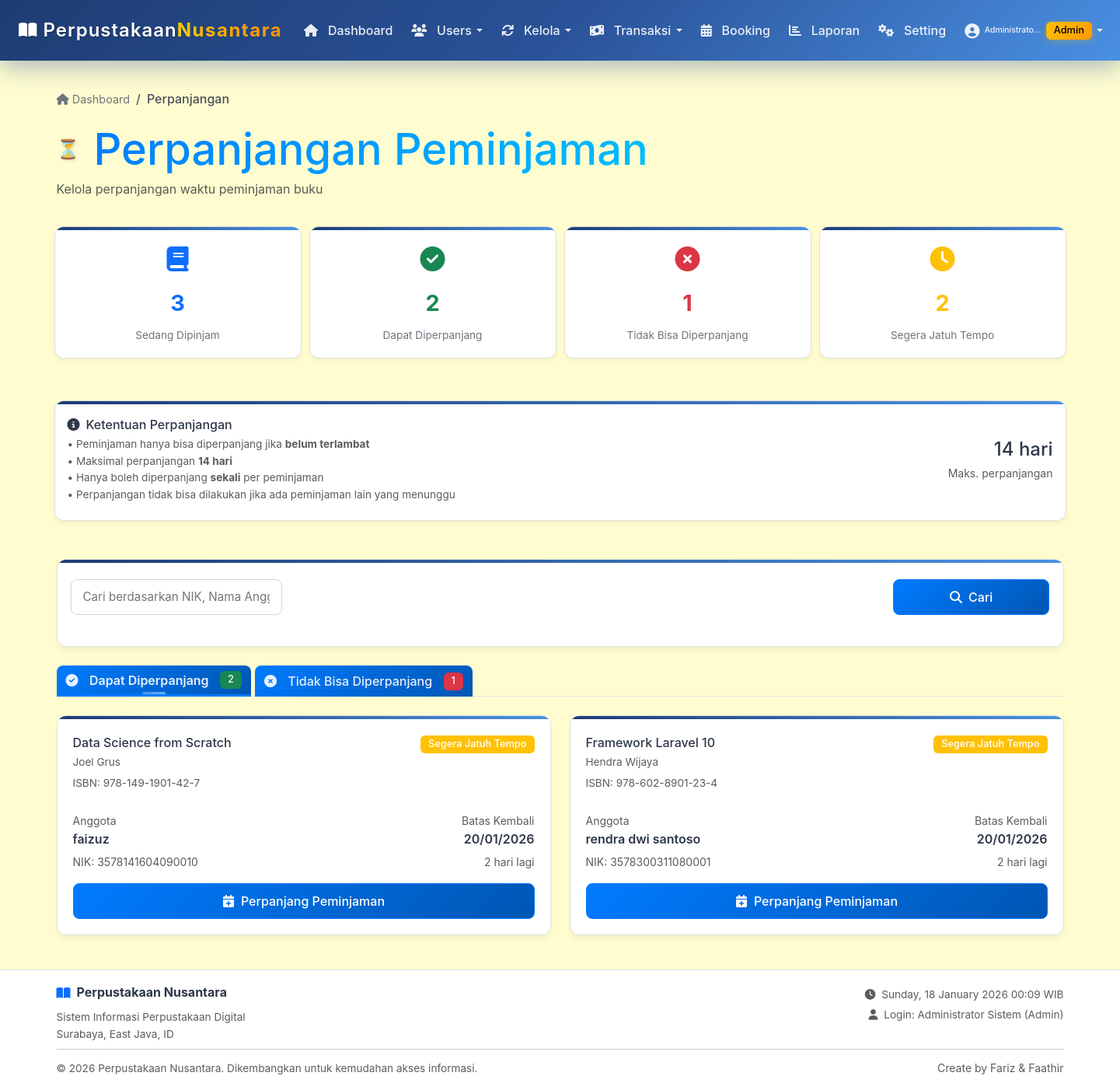
The app's page /admin/transaksi/perpanjangan.php (signed in) with its own data.
### tables this page shows
CREATE TABLE `peminjaman` (
  `id_peminjaman` int(11) NOT NULL,
  `nik` varchar(20) NOT NULL,
  `isbn` varchar(20) NOT NULL,
  `tanggal_pinjam` date NOT NULL,
  `tanggal_kembali` date NOT NULL,
  `status` enum('dipinjam','dikembalikan') DEFAULT 'dipinjam',
  `created_at` timestamp NOT NULL DEFAULT current_timestamp()
);

CREATE TABLE `buku` (
  `isbn` varchar(20) NOT NULL,
  `judul` varchar(100) NOT NULL,
  `pengarang` varchar(50) NOT NULL,
  `id_penerbit` int(11) DEFAULT NULL,
  `id_rak` int(11) DEFAULT NULL,
  `tahun_terbit` int(4) NOT NULL,
  `stok_total` int(11) DEFAULT 0,
  `stok_tersedia` int(11) DEFAULT 0,
  `status` varchar(20) DEFAULT 'tersedia',
  `created_at` timestamp NOT NULL DEFAULT current_timestamp()
);

CREATE TABLE `anggota` (
  `nik` varchar(20) NOT NULL,
  `nama` varchar(100) NOT NULL,
  `no_hp` varchar(15) DEFAULT NULL,
  `alamat` text NOT NULL,
  `created_at` timestamp NOT NULL DEFAULT current_timestamp(),
  `user_id` int(11) DEFAULT NULL
);

### includes/functions.php (called while the page is built, shortened)
<?php
if (!function_exists('formatTanggal')) {
    function formatTanggal($date, $format = 'd/m/Y') {
        return date($format, strtotime($date));
    }
}
?>

### admin/transaksi/perpanjangan.php (the view, shortened to what this page needs)
<?php
require_once '../../includes/functions.php';
include '../../config/database.php';
$whereClause = "WHERE p.status = 'dipinjam'";
$params = [];
$max_days = (int)$conn->query("SELECT setting_value FROM pengaturan WHERE setting_key = 'max_pinjam_hari'")->fetchColumn() ?: 14;
$query = "
    SELECT p.*, a.nama, a.nik, b.judul, b.pengarang, b.isbn,
           DATEDIFF(CURDATE(), p.tanggal_kembali) as hari_terlambat,
           CASE
               WHEN CURDATE() > p.tanggal_kembali THEN (DATEDIFF(CURDATE(), p.tanggal_kembali) * 1000)
               ELSE 0
           END as estimasi_denda,
           CASE
               WHEN DATEDIFF(p.tanggal_kembali, CURDATE()) <= 3 THEN 'segera_jatuh_tempo'
               ELSE 'normal'
           END as status_jatuh_tempo
    FROM peminjaman p
    JOIN anggota a ON p.nik = a.nik
    JOIN buku b ON p.isbn = b.isbn
    $whereClause
    ORDER BY p.tanggal_kembali ASC
";
$stmt = $conn->prepare($query);
$stmt->execute($params);
$peminjaman_list = $stmt->fetchAll();
$can_extend = array_filter($peminjaman_list, function($row) {
    return $row['hari_terlambat'] <= 0;
});
$cannot_extend = array_filter($peminjaman_list, function($row) {
    return $row['hari_terlambat'] > 0;
});
$stats = [
    'total_active' => count($peminjaman_list),
    'can_extend' => count($can_extend),
    'cannot_extend' => count($cannot_extend),
    'due_soon' => count(array_filter($peminjaman_list, function($row) {
        return $row['status_jatuh_tempo'] === 'segera_jatuh_tempo' && $row['hari_terlambat'] <= 0;
    })),
    'max_extension_days' => $max_days
];
include '../../includes/header.php';
?>
<div class="container py-4">
    <div class="d-flex justify-content-between align-items-center mb-4">
        <div>
            <nav aria-label="breadcrumb">
                <ol class="breadcrumb">
                    <li class="breadcrumb-item">
                        <a href="../dashboard.php"><i class="fas fa-home"></i> Dashboard</a>
                    </li>
                    <li class="breadcrumb-item active">Perpanjangan</li>
                </ol>
            </nav>
            <h1 class="h3 mb-0 title-container">
                <span class="logo-emoji">⏳</span>
                <span class="title-gradient">Perpanjangan Peminjaman</span>
            </h1>
            <p class="text-muted mb-0">Kelola perpanjangan waktu peminjaman buku</p>
        </div>
    </div>
    <div class="row g-3 mb-4">
        <div class="col-md-3">
            <div class="modern-card text-center p-3">
                <div class="stat-icon mb-2">
                    <i class="fas fa-book text-primary"></i>
                </div>
                <div class="stat-number text-primary"><?= $stats['total_active'] ?></div>
                <small class="stat-label">Sedang Dipinjam</small>
            </div>
        </div>
        <div class="col-md-3">
            <div class="modern-card text-center p-3">
                <div class="stat-icon mb-2">
                    <i class="fas fa-check-circle text-success"></i>
                </div>
                <div class="stat-number text-success"><?= $stats['can_extend'] ?></div>
                <small class="stat-label">Dapat Diperpanjang</small>
            </div>
        </div>
        <div class="col-md-3">
            <div class="modern-card text-center p-3">
                <div class="stat-icon mb-2">
                    <i class="fas fa-times-circle text-danger"></i>
                </div>
                <div class="stat-number text-danger"><?= $stats['cannot_extend'] ?></div>
                <small class="stat-label">Tidak Bisa Diperpanjang</small>
            </div>
        </div>
        <div class="col-md-3">
            <div class="modern-card text-center p-3">
                <div class="stat-icon mb-2">
                    <i class="fas fa-clock text-warning"></i>
                </div>
                <div class="stat-number text-warning"><?= $stats['due_soon'] ?></div>
                <small class="stat-label">Segera Jatuh Tempo</small>
            </div>
        </div>
    </div>
    <div class="row g-3 mb-4">
        <div class="col-md-12">
            <div class="modern-card p-3">
                <div class="d-flex justify-content-between align-items-center">
                    <div>
                        <h6 class="mb-1"><i class="fas fa-info-circle me-2"></i>Ketentuan Perpanjangan</h6>
                        <p class="mb-0 text-muted small">
                            • Peminjaman hanya bisa diperpanjang jika <strong>belum terlambat</strong><br>
                            • Maksimal perpanjangan <strong><?= $stats['max_extension_days'] ?> hari</strong><br>
                            • Hanya boleh diperpanjang <strong>sekali</strong> per peminjaman<br>
                            • Perpanjangan tidak bisa dilakukan jika ada peminjaman lain yang menunggu
                        </p>
                    </div>
                    <div class="text-end">
                        <div class="h4 mb-0"><?= $stats['max_extension_days'] ?> hari</div>
                        <small class="text-muted">Maks. perpanjangan</small>
                    </div>
                </div>
            </div>
        </div>
    </div>
    <div class="modern-card mb-4">
        <div class="card-body">
            <form method="GET" class="row g-3">
                <div class="col-md-10">
                    <input type="text" name="search" class="form-control-modern"
                           placeholder="Cari berdasarkan NIK, Nama Anggota, ISBN, atau Judul Buku..."
                           value="<?= htmlspecialchars($_GET['search'] ?? '') ?>">
                </div>
                <div class="col-md-2">
                    <button type="submit" class="btn btn-primary-modern w-100">
                        <i class="fas fa-search me-2"></i>Cari
                    </button>
                </div>
            </form>
        </div>
    </div>
    <ul class="nav nav-tabs modern-tabs mb-4" id="myTab" role="tablist">
        <li class="nav-item" role="presentation">
            <button class="nav-link active" id="can-extend-tab" data-bs-toggle="tab" data-bs-target="#can-extend" type="button" role="tab">
                <i class="fas fa-check-circle me-2"></i>Dapat Diperpanjang
                <span class="badge bg-success ms-2"><?= count($can_extend) ?></span>
            </button>
        </li>
        <li class="nav-item" role="presentation">
            <button class="nav-link" id="cannot-extend-tab" data-bs-toggle="tab" data-bs-target="#cannot-extend" type="button" role="tab">
                <i class="fas fa-times-circle me-2"></i>Tidak Bisa Diperpanjang
                <span class="badge bg-danger ms-2"><?= count($cannot_extend) ?></span>
            </button>
        </li>
    </ul>
    <div class="tab-content" id="myTabContent">
        <div class="tab-pane fade show active" id="can-extend" role="tabpanel">
            <?php if (!empty($can_extend)): ?>
                <div class="row g-4">
                    <?php foreach ($can_extend as $row): ?>
                        <div class="col-md-6">
                            <div class="modern-card">
                                <div class="card-body">
                                    <div class="d-flex justify-content-between align-items-start mb-3">
                                        <div>
                                            <h6 class="card-title mb-1"><?= htmlspecialchars($row['judul']) ?></h6>
                                            <p class="text-muted small mb-1"><?= htmlspecialchars($row['pengarang']) ?></p>
                                            <p class="text-muted small mb-0">ISBN: <?= htmlspecialchars($row['isbn']) ?></p>
                                        </div>
                                        <span class="badge <?= $row['status_jatuh_tempo'] === 'segera_jatuh_tempo' ? 'bg-warning' : 'bg-success' ?>">
                                            <?= $row['status_jatuh_tempo'] === 'segera_jatuh_tempo' ? 'Segera Jatuh Tempo' : 'Tepat Waktu' ?>
                                        </span>
                                    </div>
                                    <div class="row mb-3">
                                        <div class="col-6">
                                            <small class="text-muted">Anggota</small>
                                            <p class="mb-0 fw-semibold"><?= htmlspecialchars($row['nama']) ?></p>
                                            <small class="text-muted">NIK: <?= htmlspecialchars($row['nik']) ?></small>
                                        </div>
                                        <div class="col-6 text-end">
                                            <small class="text-muted">Batas Kembali</small>
                                            <p class="mb-0 fw-semibold"><?= formatTanggal($row['tanggal_kembali']) ?></p>
                                            <small class="text-muted">
                                                <?php
                                                $days_left = (strtotime($row['tanggal_kembali']) - strtotime(date('Y-m-d'))) / (60*60*24);
                                                echo $days_left > 0 ? $days_left . ' hari lagi' : 'Hari ini';
                                                ?>
                                            </small>
                                        </div>
                                    </div>
                                    <button type="button" class="btn btn-primary-modern w-100"
                                            onclick="openPerpanjangModal(<?= $row['id_peminjaman'] ?>, '<?= htmlspecialchars($row['judul']) ?>', '<?= htmlspecialchars($row['nama']) ?>', '<?= $row['tanggal_kembali'] ?>')">
                                        <i class="fas fa-calendar-plus me-2"></i>Perpanjang Peminjaman
                                    </button>
                                </div>
                            </div>
                        </div>
                    <?php endforeach; ?>
                </div>
            <?php endif; ?>
        </div>
    </div>
</div>
<?php include '../../includes/footer.php'; ?>

### assets/css/style.css (style rules this page uses)
:root { --primary-gradient: linear-gradient(135deg, #667eea 0%, #764ba2 100%); --secondary-gradient: linear-gradient(135deg, #f093fb 0%, #f5576c 100%); --success-gradient: linear-gradient(135deg, #4facfe 0%, #00f2fe 100%); --dark-bg: #1a1d29; --card-bg: #ffffff; --text-primary: #2d3748; --text-secondary: #718096; --border-color: #e2e8f0; --shadow-sm: 0 2px 4px rgba(0,0,0,0.05); --shadow-md: 0 4px 12px rgba(0,0,0,0.1); --shadow-lg: 0 8px 25px rgba(0,0,0,0.15); --border-radius: 16px; --transition: all 0.3s cubic-bezier(0.4, 0, 0.2, 1); }
* { margin: 0; padding: 0; box-sizing: border-box; }
html { height: 100%; }
body { font-family: 'Inter', sans-serif; background: #FFFDD0; color: var(--text-primary); line-height: 1.6; min-height: 100vh; display: flex; flex-direction: column; margin: 0; padding: 0; }
body > .container, #main-wrapper > .container { flex: 1 0 auto; width: 100%; padding-bottom: 2rem; }
.nav-item { display: flex; align-items: center; }
.nav-link { font-weight: 500; color: rgba(255, 255, 255, 0.9) !important; transition: var(--transition); position: relative; padding: 0.6rem 0.75rem !important; display: flex; align-items: center; gap: 0.4rem; line-height: 1; height: 40px; }
.nav-link i { font-size: 1rem; line-height: 1; }
.nav-link.active::after { content: ''; position: absolute; bottom: 0; left: 50%; transform: translateX(-50%); width: 30px; height: 3px; background: linear-gradient(135deg, #4A90E2 0%, #64B5F6 100%); border-radius: 2px; }
.modern-card { background: var(--card-bg); border: 1px solid var(--border-color); border-radius: var(--border-radius); box-shadow: var(--shadow-md); transition: var(--transition); overflow: hidden; position: relative; }
.modern-card::before { content: ''; position: absolute; top: 0; left: 0; right: 0; height: 4px; background: linear-gradient(135deg, #1e3c72 0%, #4A90E2 100%); }
.form-control-modern { border: 2px solid var(--border-color); border-radius: 12px; padding: 0.875rem 1rem; font-size: 0.95rem; transition: var(--transition); background: var(--card-bg); }
.btn-primary-modern { background: linear-gradient(135deg, #1e3c72 0%, #4A90E2 100%); color: white; }
.title-container { display: flex; align-items: center; flex-wrap: nowrap; gap: 0.5rem; width: 100%; }
.logo-emoji { font-size: 3rem; display: inline-block; flex-shrink: 0; color: initial; background: none; -webkit-text-fill-color: initial; text-shadow: 2px 2px 4px rgba(0,0,0,0.1); animation: logoFloat 3s ease-in-out infinite; }
.title-gradient { background: linear-gradient(135deg, #1e3c72 0%, #4A90E2 100%); background-clip: text; -webkit-background-clip: text; -webkit-text-fill-color: transparent; display: inline-block; flex: 1; line-height: 1.2; word-break: keep-all; }
@media (min-width: 1200px) { .title-gradient { font-size: 3.5rem; } }
@media (min-width: 1200px) { .logo-emoji { font-size: 3.5rem; } }

### includes/header.php (style rules this page uses)
body { font-family: 'Inter', -apple-system, BlinkMacSystemFont, 'Segoe UI', Roboto, sans-serif; }

### records on screen
peminjaman: isbn.judul "Data Science from Scratch", isbn.pengarang "Joel Grus", isbn.isbn "978-149-1901-42-7", nik.nama "faizuz", nik.nik "3578141604090010", tanggal_kembali "20/01/2026", tanggal_kembali "2"
peminjaman: isbn.judul "Framework Laravel 10", isbn.pengarang "Hendra Wijaya", isbn.isbn "978-602-8901-23-4", nik.nama "rendra dwi santoso", nik.nik "3578300311080001", tanggal_kembali "20/01/2026", tanggal_kembali "2"

### other values on screen
strlen($nama) > 12 ? substr($nama, 0, 12) . '...' : $nama "Administrato..."
$badge_text "Admin"
$stats['total_active'] "3"
$stats['can_extend'] "2"
$stats['cannot_extend'] "1"
$stats['due_soon'] "2"
$stats['max_extension_days'] "14"
count($can_extend) "2"
count($cannot_extend) "1"
SITE_NAME "Perpustakaan Nusantara"
$SISTEM['alamat_perpustakaan'] "Surabaya, East Java, ID"
$current_user['nama'] "Administrator Sistem"
str_replace('_', ' ', $current_user['role']) "Admin"
